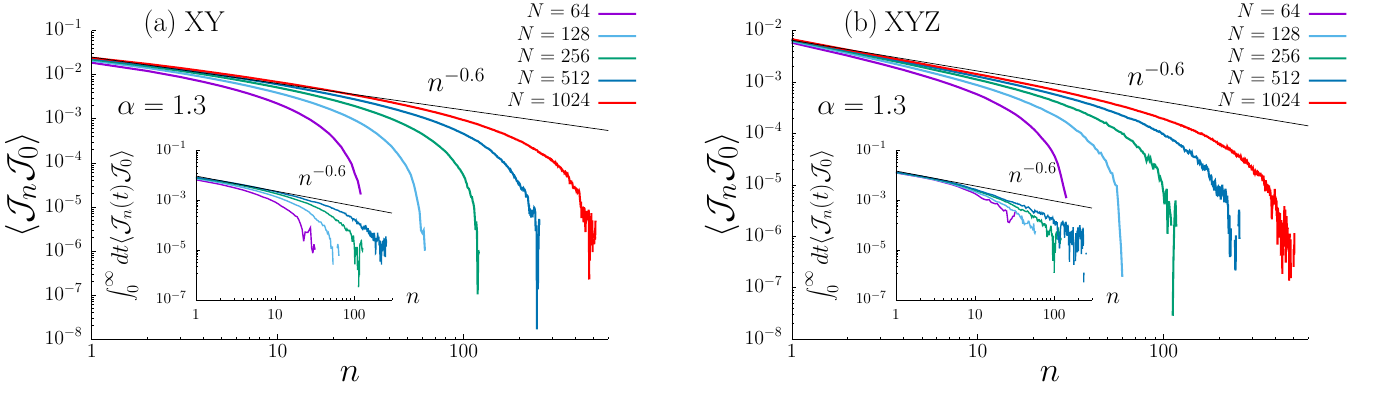

Write gnuplot code to recreate this figure.
set terminal epslatex standalone color size 14, 4
set output "fig2_sup2.tex"

set multiplot layout 1,2 

set border 1+2
set tics nomirror
set ytics nomirror

#---xy alp=1.3---

set size 0.5, 1  # グラフのサイズ
set origin 0, 0  # グラフの位置

set tmargin 2
set bmargin 4
set rmargin 10
set lmargin 10

set tics font "Times,20"
set key font "Times,20"
set title font "Canela Text,30"
set xlabel font "Canela Text,30"
set ylabel font "Canela Text,30"
set label font "Canela Text,30"

set xlabel offset 0,0
set ylabel offset -1,0

set xlabel "$n$"
set ylabel "$\\langle \\mathcal{J}_n \\mathcal{J}_0 \\rangle$"

#set key left bottom
set key at graph 1.07, 1.09
set key spacing 1.6
set logscale xy
set format y "$10^{%L}$"

set xrange [:600]

set label '$\alpha=1.3$' at graph 0.05,0.75
set label '(a)' at graph 0.1,1.02
set label 'XY' at graph 0.18,1.02
set label '$n^{-0.6}$' at graph 0.65,0.83
set label '$n^{-0.6}$' at graph 0.40,0.52

plot 'xy/2^6/fort.95' u ($1 <= 28 ? $1 : 1/0):2 w l lw 6 lc rgb "#9400D3" title "$N=64$", \
     'xy/2^7/fort.95' u 1:2 w l lw 6 lc rgb "#56B4E9" title "$N=128$", \
     'xy/2^8/fort.95' u 1:2 w l lw 6 lc rgb "#009E73" title "$N=256$", \
     'xy/2^9/fort.95' u 1:2 w l lw 6 lc rgb "#0072B2" title "$N=512$", \
     'xy/2^10/fort.95' u 1:2 w l lw 6 lc rgb "#FF0000" title "$N=1024$", \
      0.025*x**(-0.6) lc rgb "black" lw 2 notitle

unset xlabel
unset ylabel
unset label

#--Inset--

set size 0.14, 0.45  # インセットのサイズ: 横幅40%, 縦幅15%
set origin 0.14, 0.25  # インセットの位置: 左上

set lmargin 0
set bmargin 0
set rmargin 0
set lmargin 0
set tics font "Times,10"
set xlabel font "Times,10"
set ylabel font "Times,10"
set key font "Times,10"

set title offset 0,-1


set xlabel offset 13,2.5
set ylabel offset -1.5,0
set xlabel "$n$"
set ylabel "$\\int^{\\infty}_0 dt \\langle \\mathcal{J}_n(t) \\mathcal{J}_0 \\rangle$"

set logscale xy
set format y "$10^{%L}$"
set ytics 0.000000001,100 logscale
set yrange [1e-7:0.1]

set xrange [1:300]

#set key inside top right
#set key outside top right
set key at graph 1.55, 0.45
set key spacing 2.0  

plot 'xy/2^6/fort.97' u 1:2 w l lw 4 lc rgb "#9400D3" notitle, \
     'xy/2^7/fort.97' u 1:2 w l lw 4 lc rgb "#56B4E9" notitle, \
     'xy/2^8/fort.97' u 1:2 w l lw 4 lc rgb "#009E73" notitle, \
     'xy/2^9/fort.97' u 1:2 w l lw 4 lc rgb "#0072B2" notitle, \
      0.0095*x**(-0.6) lc rgb "black" lw 2 notitle

#---reset---

unset ytics
unset xrange
unset yrange

set tics nomirror
set ytics nomirror

#---xyz alp=1.3---

set size 0.5, 1  # グラフのサイズ
set origin 0.5, 0  # グラフの位置

set tmargin 2
set bmargin 4
set rmargin 10
set lmargin 10

set tics font "Times,20"
set key font "Times,20"
set title font "Canela Text,30"
set xlabel font "Canela Text,30"
set ylabel font "Canela Text,30"
set label font "Canela Text,30"

set xlabel offset 0,0
set ylabel offset -1,0

set xlabel "$n$"
set ylabel "$\\langle \\mathcal{J}_n \\mathcal{J}_0 \\rangle$"

#set key left bottom
set key at graph 1.09, 1.09
set key spacing 1.6
set logscale xy
set format y "$10^{%L}$"

set ytics 0.00000001,10 logscale

set xrange [:600]

set label '$\alpha=1.3$' at graph 0.05,0.75
set label '(b)' at graph 0.1,1.02
set label 'XYZ' at graph 0.18,1.02
set label '$n^{-0.6}$' at graph 0.65,0.85
set label '$n^{-0.6}$' at graph 0.42,0.53

plot 'xyr/2^6/fort.95' u 1:2 w l lw 6 lc rgb "#9400D3" title "$N=64$", \
     'xyz/2^7/fort.95' u 1:2 w l lw 6 lc rgb "#56B4E9" title "$N=128$", \
     'xyz/2^8/fort.95' u 1:2 w l lw 6 lc rgb "#009E73" title "$N=256$", \
     'xyz/2^9/fort.95' u 1:2 w l lw 6 lc rgb "#0072B2" title "$N=512$", \
     'xyz/2^10/fort.95' u 1:2 w l lw 6 lc rgb "#FF0000" title "$N=1024$", \
      0.0065*x**(-0.6) lc rgb "black" lw 2 notitle

unset xlabel
unset ylabel
unset label

#--Inset--

set size 0.14, 0.45  # インセットのサイズ: 横幅40%, 縦幅15%
set origin 0.64, 0.25  # インセットの位置: 左上

set lmargin 0
set bmargin 0
set rmargin 0
set lmargin 0
set tics font "Times,10"
set xlabel font "Times,10"
set ylabel font "Times,10"
set key font "Times,10"

set title offset 0,-1


set xlabel offset 13,2.5
set ylabel offset -1.5,0
set xlabel "$n$"
set ylabel "$\\int^{\\infty}_0 dt \\langle \\mathcal{J}_n(t) \\mathcal{J}_0 \\rangle$"

set logscale xy
set format y "$10^{%L}$"
set ytics 0.000000001,100 logscale
set yrange [1e-7:0.1]

set xrange [1:300]

#set key inside top right
#set key outside top right
set key at graph 1.55, 0.45
set key spacing 2.0  

plot 'xyz/2^6/fort.97' u 1:2 w l lw 4 lc rgb "#9400D3" notitle, \
     'xyz/2^7/fort.97' u 1:2 w l lw 4 lc rgb "#56B4E9" notitle, \
     'xyz/2^8/fort.97' u 1:2 w l lw 4 lc rgb "#009E73" notitle, \
     'xyz/2^9/fort.97' u 1:2 w l lw 4 lc rgb "#0072B2" notitle, \
      0.0151*x**(-0.6) lc rgb "black" lw 2 notitle




unset multiplot

unset output